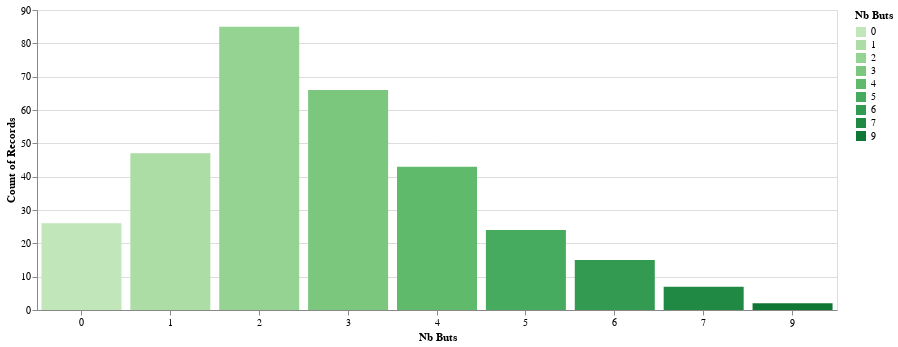

The code cell stored with this chart in its notebook:
### Code cell
alt.Chart(blaah[["Nb Buts"]]).mark_bar().encode(
    x=alt.X("Nb Buts:O", axis=alt.Axis(labelAngle=0)),
    y="count():Q",
    color=alt.Color("Nb Buts:O", scale=alt.Scale(scheme="greens")),
    tooltip=["Nb Buts:O", alt.Tooltip("count():Q", title="Nb Matches")]
).properties(
    width=DEFAULT_WIDTH
)

### Figure 1 — Vega-Lite specification as saved in the notebook (floating-point values rounded to 4 significant figures; data arrays with more than 128 entries replaced by an {"elided": "..."} marker saying what was removed)
{"config": {"view": {"continuousWidth": 400, "continuousHeight": 300}}, "data": {"name": "data-5b5565e5a97658c3e8ac9285a61cdfb1"}, "mark": "bar", "encoding": {"color": {"field": "Nb Buts", "scale": {"scheme": "greens"}, "type": "ordinal"}, "tooltip": [{"field": "Nb Buts", "type": "ordinal"}, {"aggregate": "count", "title": "Nb Matches", "type": "quantitative"}], "x": {"axis": {"labelAngle": 0}, "field": "Nb Buts", "type": "ordinal"}, "y": {"aggregate": "count", "type": "quantitative"}}, "width": 800, "$schema": "https://vega.github.io/schema/vega-lite/v4.17.0.json", "datasets": {"data-5b5565e5a97658c3e8ac9285a61cdfb1": {"elided": "315 records"}}}
